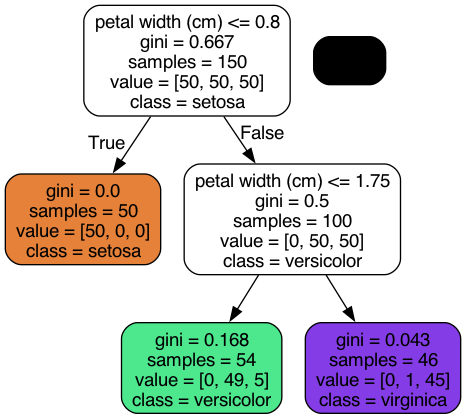
#> input picture modul04/tree.png, 466 x 419 px
$ python ex3_decisiontree_tutorial.py
#> lines starting #> are read from the running program, lines starting #| are printed output that depends on the picture
import matplotlib.pyplot as plt  # This will be use to plot the data
from sklearn import datasets  # This will be used to get a sample dataset - just to have some data

from sklearn.datasets import load_iris
from sklearn.tree import DecisionTreeClassifier, export_graphviz
from matplotlib.colors import ListedColormap

iris = load_iris()  # load iris sample dataset
X = iris.data[:, 2:]  # petal length and width, so 2D information # type: ignore
y = iris.target  # type: ignore

# check how many samples we have
print("Number of samples: " + str(len(y)))

# visulize the dataset
plt.figure()

# define colors - red, green, blue
colormap = ListedColormap(['#FF0000', '#00FF00', '#0000FF'])  # type: ignore

# pplot labxel
plt.xlabel(iris.feature_names[2])  # type: ignore
plt.ylabel(iris.feature_names[3])  # type: ignore

# Plot the training points
plt.scatter(X[:, 0], X[:, 1], c=y, cmap=colormap, edgecolor='black', s=20)

# Above you can see a visualiation of the data.
# In this case we are just looking at 2D,
# but it is important to note that decision trees work
# on n-dimensional data without any problems. As you can see from the data,
# we have 3 groups of data, each with a different color.
# So this data will be our training set. We now want to train a decision tree
# on this data, and then this decision tree classifier should of course
# be able to predict the classification of future data points

plt.show()
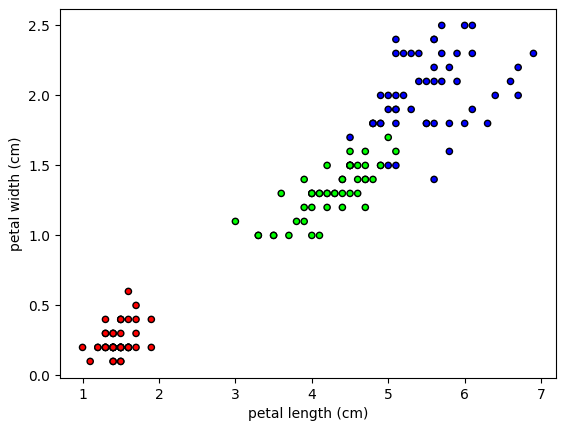
#> figure drawn by matplotlib, 1 panel

from timeit import default_timer as timer

start = timer()
# time the execution time for this tree.

tree_clf = DecisionTreeClassifier(max_depth=2)  # indicate we do not want the tree to be deeper than 2 levels
tree_clf.fit(X, y)  # training the classifier
print("seed : " + str(tree_clf.random_state))  # type: ignore

# prediction
print("probability of point = (2,1) = " + str(tree_clf.predict_proba([[2, 1]])))
print("probability of point = (4,1) = " + str(tree_clf.predict_proba([[4, 1]])))
print("probability of point = (5,2) =  " + str(tree_clf.predict_proba([[5, 2]])))

for name, score in zip(iris.feature_names[2:4], tree_clf.feature_importances_):  # type: ignore
    print("feature importance: ", name, score)

end = timer()
print(end - start)

# As you can see the new data point (2,1) is with a probablity of
# 100 % classified as group 0 (red), and the point (4,1) is classified
# with 90,7% probability as group 1 (green) and finally the point (5,2) is
# classified with 97.8% probability as group 2 (blue).
# You can verify this looks what we would expect by looking at the graph.

# It would of course also be nice to see the actual tree.
# You can export this to a .dot format, which you can convert
# with dot graphics tool into a pgn. The code to create this is shown below:

import pydotplus
from six import StringIO
import matplotlib.image as mpimg
import io

dot_data = io.StringIO()

export_graphviz(tree_clf,
                out_file=dot_data,
                # or put a filename here filename like "graph.dot", you then need to convert it into pgn
                feature_names=iris.feature_names[2:],  # type: ignore
                class_names=iris.target_names,  # type: ignore
                rounded=True,
                filled=True)

# write the dot data to a .png file
filename = "tree.png"
pydotplus.graph_from_dot_data(dot_data.getvalue()).write_png(filename)  # type: ignore
#> (this line was passed over: pydotplus is not available in this run)
img = mpimg.imread(filename)  # read this .png file
#> img is the input picture: shape (419, 466, 4) float32; mean R, G, B, A 0.828, 0.826, 0.827, 0.999

plt.figure(figsize=(8, 8))  # setting the size to 10 x 10 inches of the figure.
imgplot = plt.imshow(img)  # plot the image.
plt.show()
